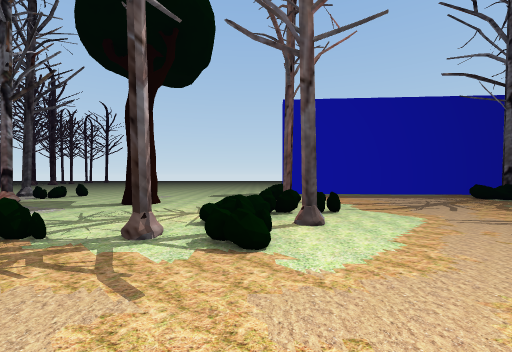
View 1 (above)

24 first-person views from a walk through a scene from a Unity 3-D project. The camera is 1.2 m above the floor, looks level and sees 90° across. The floor is counted in squares, 1.84 m on a side. Each view is taken from the middle of a square. On the plan, view 1 faces up. The plan holds only what a view shows up to about 9 squares ahead; the rest is blank. The place goes on beyond the plan. The player is left out.

View 2
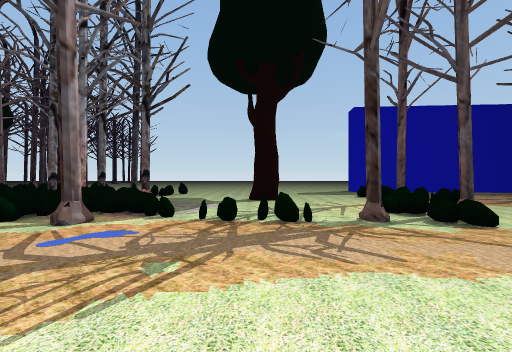

View 3
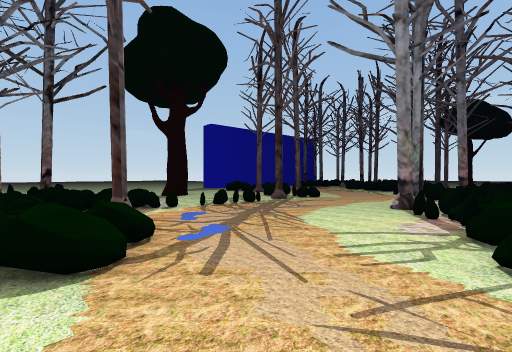

View 4
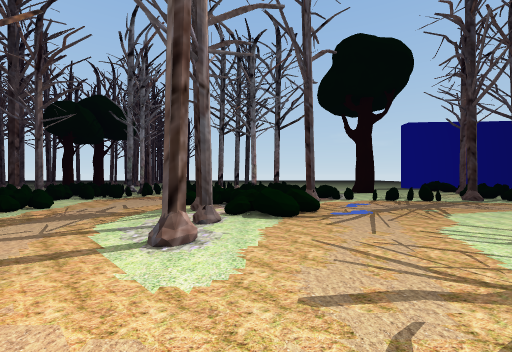

View 5
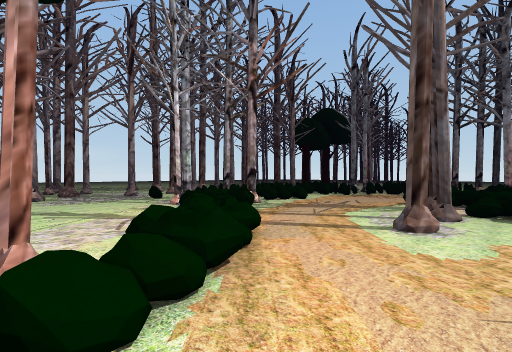

View 6
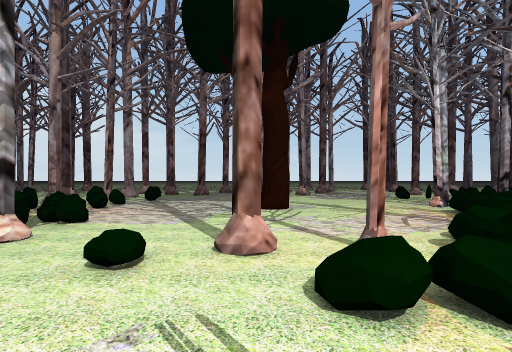

View 7
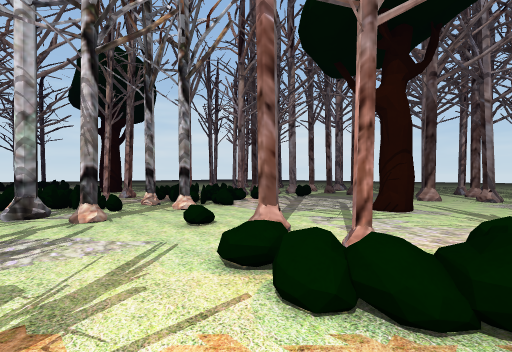

View 8
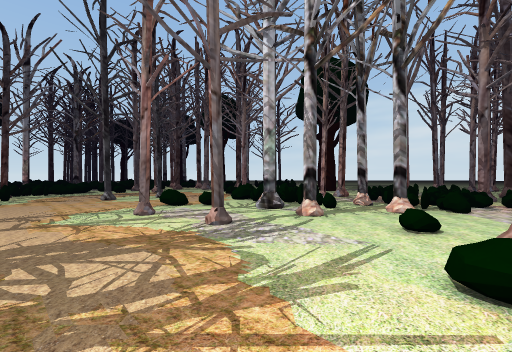

View 9
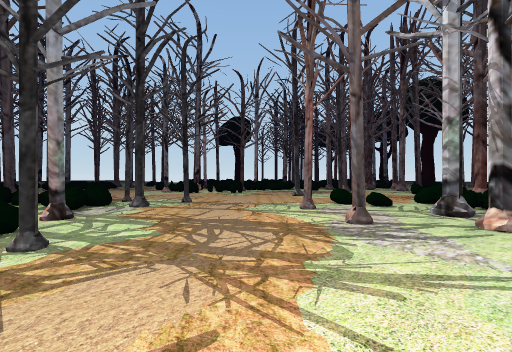

View 10
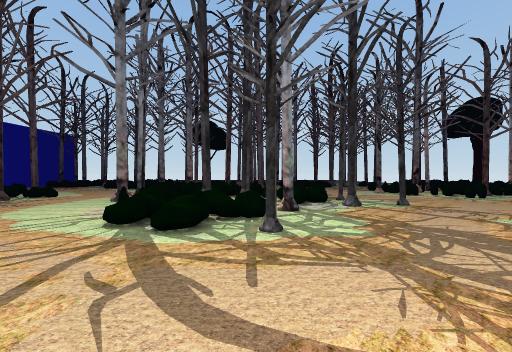

View 11
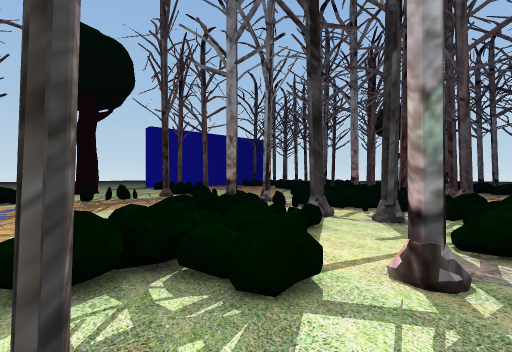

View 12
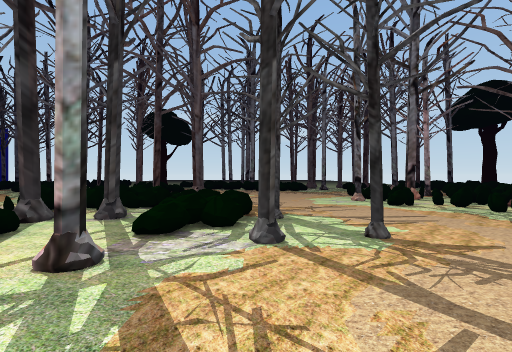

View 13
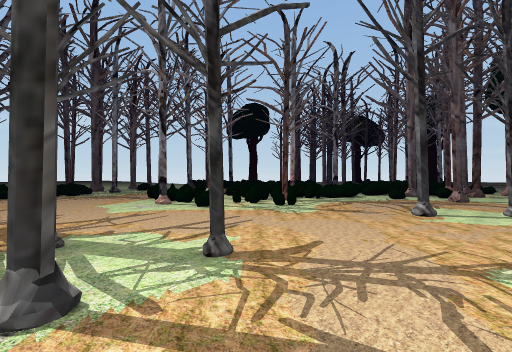

View 14
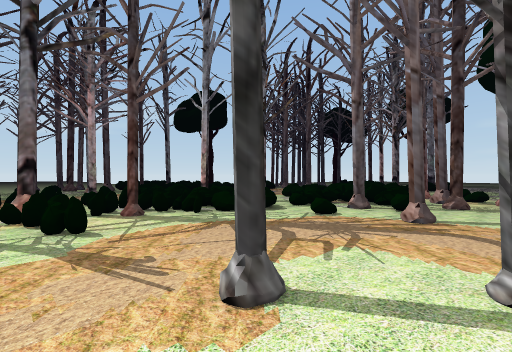

View 15
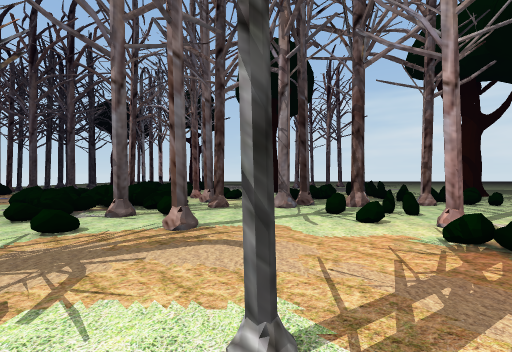

View 16
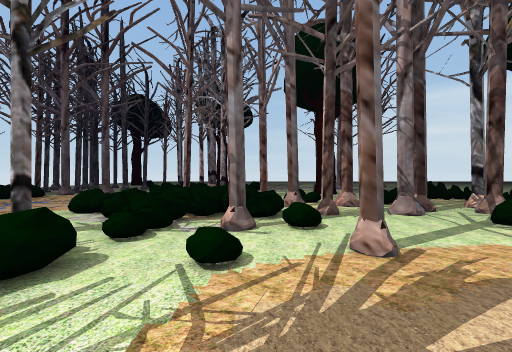

View 17
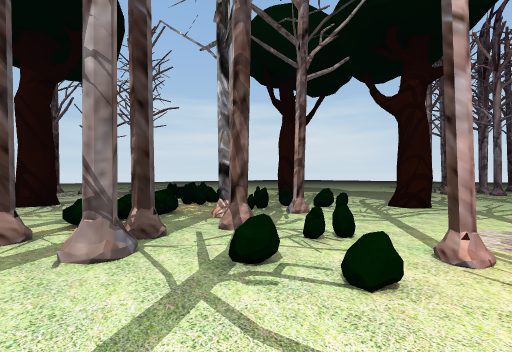

View 18
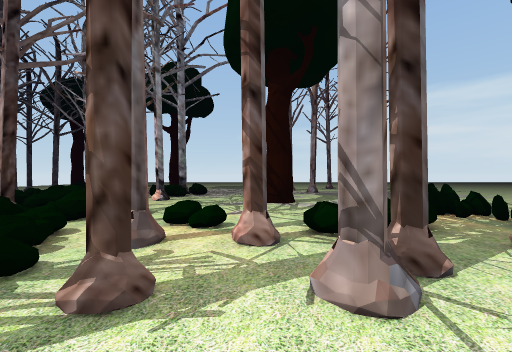

View 19
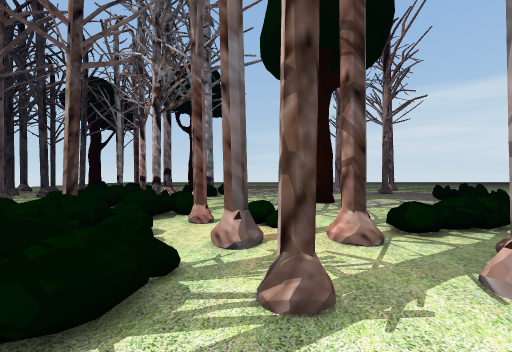

View 20
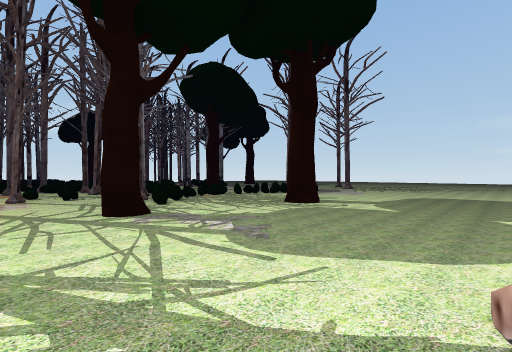

View 21
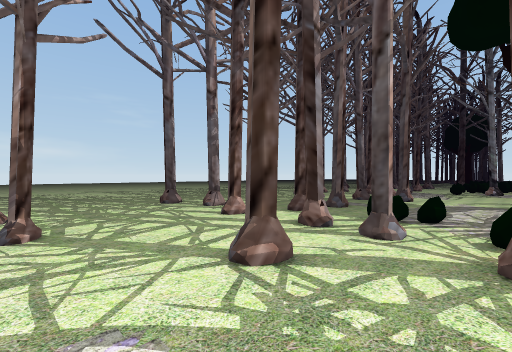

View 22
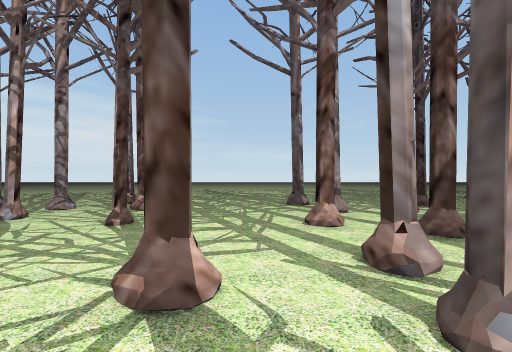

View 23
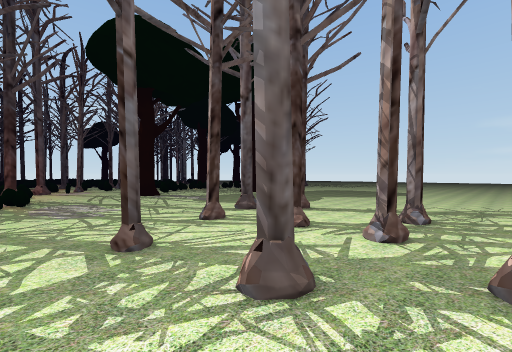

View 24
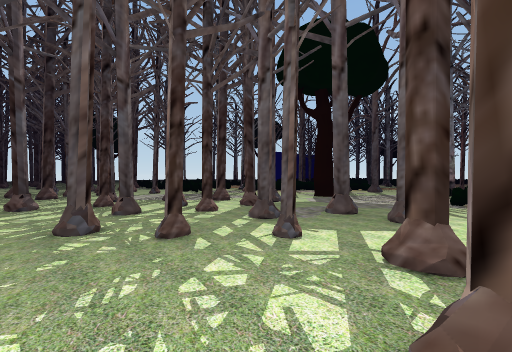

### Floor plan
Key: @ floor where view 1 was taken; # wall or solid block; x gap in a wall; . main floor; : floor 0.25 m higher than the main floor; + floor 0.5 m higher than the main floor; * floor 0.75 m higher than the main floor; / step, stairs or slope; = window, fence, low wall or low ledge; T thing the floor can be seen under or through.
Columns run from 20 left of view 1 to 9 right of it. Each row starts with its distance up from view 1.
  9               .. ...   ..  ###
  8             #.=......  ....=#
  7          == #=.......=.....
  6          #==#=#..#.........
  5             =#=...........
  4          =.===*=....=#...
  3        # ... =//==..=...
  2        ==...#=/.........
  1        ==...#==........
  0 .#    =.....# ......@. =#
 -1 .:....###.........=##x==#
 -2 ....#.=#.=......= = = ==
 -3 ..//......==...===##  =##
 -4 ..##.......=...#=###== ##
 -5 ..##.......#=....##==   ..
 -6 ...###..#.........##......
 -7 ...........#...............
 -8 ..#........................
 -9 ....#.==.=#.=#.......=#=..
-10 .#.#.###==#.=#+=.....=#==
-11 ........=# # =...#...===
-12 ......#.==#== ..#...#= #
-13 ..#.........##......== =
-14  #...........#...#..==#
-15 ..TT..............#==#
-16 ..:.#.....#......#==#.
-17 ...........=#.##..x+==..
-18 ............=.==x##===...
-19  ............=... #=#  ..=
-20  ...........=......#==  .==
-21  ..........  .......=   .##
-22  ... ......==......##==..
-23  ..  .....  ....... ## #.x

Where each view was taken, in squares from view 1:
view 1: 0 up, 0 right, facing up
view 2: 1 down, 3 left, facing up
view 3: 2 down, 7 left, facing up-right
view 4: 4 down, 7 left, facing up
view 5: 5 down, 7 left, facing up-left
view 6: 6 down, 7 left, facing left
view 7: 4 down, 7 left, facing down-left
view 8: 4 down, 7 left, facing down
view 9: 4 down, 8 left, facing down-right
view 10: 4 down, 8 left, facing right
view 11: 5 down, 5 left, facing up-right
view 12: 6 down, 5 left, facing right
view 13: 6 down, 4 left, facing down-right
view 14: 10 down, 4 left, facing down-right
view 15: 11 down, 4 left, facing down
view 16: 12 down, 2 left, facing down
view 17: 14 down, 4 left, facing down-left
view 18: 15 down, 4 left, facing down
view 19: 15 down, 3 left, facing down
view 20: 14 down, 15 left, facing down-right
view 21: 13 down, 13 left, facing up-left
view 22: 11 down, 13 left, facing left
view 23: 12 down, 19 left, facing down-right
view 24: 10 down, 20 left, facing up-right
